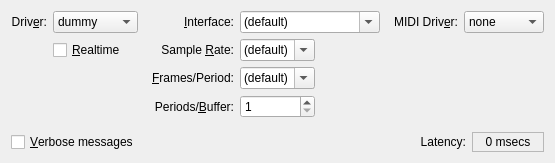
         <widget class="QWidget" name="ParametersTab">
          <attribute name="title">
           <string>Parameters</string>
          </attribute>
          <layout class="QVBoxLayout">
           <item>
            <layout class="QGridLayout">
             <item row="0" column="0">
              <widget class="QLabel" name="DriverTextLabel">
               <property name="font">
                <font>
                 <weight>50</weight>
                 <bold>false</bold>
                </font>
               </property>
               <property name="text">
                <string>Driv&amp;er:</string>
               </property>
               <property name="alignment">
                <set>Qt::AlignRight|Qt::AlignTrailing|Qt::AlignVCenter</set>
               </property>
               <property name="wordWrap">
                <bool>false</bool>
               </property>
               <property name="buddy">
                <cstring>DriverComboBox</cstring>
               </property>
              </widget>
             </item>
             <item row="0" column="1">
              <widget class="QComboBox" name="DriverComboBox">
               <property name="font">
                <font>
                 <weight>50</weight>
                 <bold>false</bold>
                </font>
               </property>
               <property name="toolTip">
                <string>The audio backend driver interface to use</string>
               </property>
               <property name="editable">
                <bool>false</bool>
               </property>
               <item>
                <property name="text">
                 <string>dummy</string>
                </property>
               </item>
               <item>
                <property name="text">
                 <string>sun</string>
                </property>
               </item>
               <item>
                <property name="text">
                 <string>oss</string>
                </property>
               </item>
               <item>
                <property name="text">
                 <string>alsa</string>
                </property>
               </item>
               <item>
                <property name="text">
                 <string>portaudio</string>
                </property>
               </item>
               <item>
                <property name="text">
                 <string>coreaudio</string>
                </property>
               </item>
               <item>
                <property name="text">
                 <string>freebob</string>
                </property>
               </item>
               <item>
                <property name="text">
                 <string>firewire</string>
                </property>
               </item>
               <item>
                <property name="text">
                 <string>net</string>
                </property>
               </item>
               <item>
                <property name="text">
                 <string>netone</string>
                </property>
               </item>
              </widget>
             </item>
             <item row="0" column="2" rowspan="4">
              <spacer>
               <property name="orientation">
                <enum>Qt::Horizontal</enum>
               </property>
               <property name="sizeHint">
                <size>
                 <width>8</width>
                 <height>20</height>
                </size>
               </property>
              </spacer>
             </item>
             <item row="0" column="3">
              <widget class="QLabel" name="InterfaceTextLabel">
               <property name="font">
                <font>
                 <weight>50</weight>
                 <bold>false</bold>
                </font>
               </property>
               <property name="text">
                <string>&amp;Interface:</string>
               </property>
               <property name="alignment">
                <set>Qt::AlignRight|Qt::AlignTrailing|Qt::AlignVCenter</set>
               </property>
               <property name="wordWrap">
                <bool>false</bool>
               </property>
               <property name="buddy">
                <cstring>InterfaceComboBox</cstring>
               </property>
              </widget>
             </item>
             <item row="0" column="4" colspan="2">
              <widget class="qjackctlInterfaceComboBox" name="InterfaceComboBox">
               <property name="minimumSize">
                <size>
                 <width>140</width>
                 <height>0</height>
                </size>
               </property>
               <property name="font">
                <font>
                 <weight>50</weight>
                 <bold>false</bold>
                </font>
               </property>
               <property name="toolTip">
                <string>The PCM device name to use</string>
               </property>
               <property name="editable">
                <bool>true</bool>
               </property>
               <item>
                <property name="text">
                 <string>(default)</string>
                </property>
               </item>
               <item>
                <property name="text">
                 <string>hw:0</string>
                </property>
               </item>
               <item>
                <property name="text">
                 <string>plughw:0</string>
                </property>
               </item>
               <item>
                <property name="text">
                 <string>/dev/audio</string>
                </property>
               </item>
               <item>
                <property name="text">
                 <string>/dev/dsp</string>
                </property>
               </item>
              </widget>
             </item>
             <item row="0" column="6" rowspan="4">
              <spacer>
               <property name="orientation">
                <enum>Qt::Horizontal</enum>
               </property>
               <property name="sizeHint">
                <size>
                 <width>8</width>
                 <height>20</height>
                </size>
               </property>
              </spacer>
             </item>
             <item row="0" column="7">
              <widget class="QLabel" name="MidiDriverTextLabel">
               <property name="font">
                <font>
                 <weight>50</weight>
                 <bold>false</bold>
                </font>
               </property>
               <property name="text">
                <string>MIDI Driv&amp;er:</string>
               </property>
               <property name="alignment">
                <set>Qt::AlignRight|Qt::AlignTrailing|Qt::AlignVCenter</set>
               </property>
               <property name="wordWrap">
                <bool>false</bool>
               </property>
               <property name="buddy">
                <cstring>MidiDriverComboBox</cstring>
               </property>
              </widget>
             </item>
             <item row="0" column="8">
              <widget class="QComboBox" name="MidiDriverComboBox">
               <property name="minimumSize">
                <size>
                 <width>80</width>
                 <height>0</height>
                </size>
               </property>
               <property name="font">
                <font>
                 <weight>50</weight>
                 <bold>false</bold>
                </font>
               </property>
               <property name="toolTip">
                <string>The ALSA MIDI backend driver to use</string>
               </property>
               <property name="editable">
                <bool>false</bool>
               </property>
               <item>
                <property name="text">
                 <string>none</string>
                </property>
               </item>
               <item>
                <property name="text">
                 <string>raw</string>
                </property>
               </item>
               <item>
                <property name="text">
                 <string>seq</string>
                </property>
               </item>
              </widget>
             </item>
             <item row="1" column="1">
              <widget class="QCheckBox" name="RealtimeCheckBox">
               <property name="font">
                <font>
                 <weight>50</weight>
                 <bold>false</bold>
                </font>
               </property>
               <property name="toolTip">
                <string>Use realtime scheduling</string>
               </property>
               <property name="text">
                <string>&amp;Realtime</string>
               </property>
              </widget>
             </item>
             <item row="1" column="3">
              <widget class="QLabel" name="SampleRateTextLabel">
               <property name="font">
                <font>
                 <weight>50</weight>
                 <bold>false</bold>
                </font>
               </property>
               <property name="frameShape">
                <enum>QFrame::NoFrame</enum>
               </property>
               <property name="frameShadow">
                <enum>QFrame::Plain</enum>
               </property>
               <property name="text">
                <string>Sample &amp;Rate:</string>
               </property>
               <property name="alignment">
                <set>Qt::AlignRight|Qt::AlignTrailing|Qt::AlignVCenter</set>
               </property>
               <property name="wordWrap">
                <bool>false</bool>
               </property>
               <property name="buddy">
                <cstring>SampleRateComboBox</cstring>
               </property>
              </widget>
             </item>
             <item row="1" column="4">
              <widget class="QComboBox" name="SampleRateComboBox">
               <property name="font">
                <font>
                 <weight>50</weight>
                 <bold>false</bold>
                </font>
               </property>
               <property name="toolTip">
                <string>Sample rate in frames per second</string>
               </property>
               <property name="editable">
                <bool>true</bool>
               </property>
               <item>
                <property name="text">
                 <string>(default)</string>
                </property>
               </item>
               <item>
                <property name="text">
                 <string>22050</string>
                </property>
               </item>
               <item>
                <property name="text">
                 <string>32000</string>
                </property>
               </item>
               <item>
                <property name="text">
                 <string>44100</string>
                </property>
               </item>
               <item>
                <property name="text">
                 <string>48000</string>
                </property>
               </item>
               <item>
                <property name="text">
                 <string>88200</string>
                </property>
               </item>
               <item>
                <property name="text">
                 <string>96000</string>
                </property>
               </item>
               <item>
                <property name="text">
                 <string>192000</string>
                </property>
               </item>
              </widget>
             </item>
             <item row="1" column="5" rowspan="3">
              <spacer>
               <property name="orientation">
                <enum>Qt::Horizontal</enum>
               </property>
               <property name="sizeHint">
                <size>
                 <width>8</width>
                 <height>20</height>
                </size>
               </property>
              </spacer>
             </item>
             <item row="2" column="3">
              <widget class="QLabel" name="FramesTextLabel">
               <property name="font">
                <font>
                 <weight>50</weight>
                 <bold>false</bold>
                </font>
               </property>
               <property name="text">
                <string>&amp;Frames/Period:</string>
               </property>
               <property name="alignment">
                <set>Qt::AlignRight|Qt::AlignTrailing|Qt::AlignVCenter</set>
               </property>
               <property name="wordWrap">
                <bool>false</bool>
               </property>
               <property name="buddy">
                <cstring>FramesComboBox</cstring>
               </property>
              </widget>
             </item>
             <item row="2" column="4">
              <widget class="QComboBox" name="FramesComboBox">
               <property name="font">
                <font>
                 <weight>50</weight>
                 <bold>false</bold>
                </font>
               </property>
               <property name="toolTip">
                <string>Frames per period between process() calls</string>
               </property>
               <property name="editable">
                <bool>true</bool>
               </property>
               <item>
                <property name="text">
                 <string>(default)</string>
                </property>
               </item>
               <item>
                <property name="text">
                 <string>16</string>
                </property>
               </item>
               <item>
                <property name="text">
                 <string>32</string>
                </property>
               </item>
               <item>
                <property name="text">
                 <string>64</string>
                </property>
               </item>
               <item>
                <property name="text">
                 <string>128</string>
                </property>
               </item>
               <item>
                <property name="text">
                 <string>256</string>
                </property>
               </item>
               <item>
                <property name="text">
                 <string>512</string>
                </property>
               </item>
               <item>
                <property name="text">
                 <string>1024</string>
                </property>
               </item>
               <item>
                <property name="text">
                 <string>2048</string>
                </property>
               </item>
               <item>
                <property name="text">
                 <string>4096</string>
                </property>
               </item>
              </widget>
             </item>
             <item row="3" column="3">
              <widget class="QLabel" name="PeriodsTextLabel">
               <property name="font">
                <font>
                 <weight>50</weight>
                 <bold>false</bold>
                </font>
               </property>
               <property name="text">
                <string>Periods/&amp;Buffer:</string>
               </property>
               <property name="alignment">
                <set>Qt::AlignRight|Qt::AlignTrailing|Qt::AlignVCenter</set>
               </property>
               <property name="wordWrap">
                <bool>false</bool>
               </property>
               <property name="buddy">
                <cstring>PeriodsSpinBox</cstring>
               </property>
              </widget>
             </item>
             <item row="3" column="4">
              <widget class="qjackctlPeriodsSpinBox" name="PeriodsSpinBox">
               <property name="font">
                <font>
                 <weight>50</weight>
                 <bold>false</bold>
                </font>
               </property>
               <property name="toolTip">
                <string>Number of periods in the hardware buffer</string>
               </property>
               <property name="minimum">
                <number>1</number>
               </property>
               <property name="maximum">
                <number>999</number>
               </property>
               <property name="value">
                <number>1</number>
               </property>
              </widget>
             </item>
            </layout>
           </item>
           <item>
            <spacer>
             <property name="orientation">
              <enum>Qt::Vertical</enum>
             </property>
             <property name="sizeHint">
              <size>
               <width>20</width>
               <height>8</height>
              </size>
             </property>
            </spacer>
           </item>
           <item>
            <layout class="QHBoxLayout">
             <item>
              <widget class="QCheckBox" name="VerboseCheckBox">
               <property name="font">
                <font>
                 <weight>50</weight>
                 <bold>false</bold>
                </font>
               </property>
               <property name="toolTip">
                <string>Whether to give verbose output on messages</string>
               </property>
               <property name="text">
                <string>&amp;Verbose messages</string>
               </property>
              </widget>
             </item>
             <item>
              <spacer>
               <property name="orientation">
                <enum>Qt::Horizontal</enum>
               </property>
               <property name="sizeHint">
                <size>
                 <width>8</width>
                 <height>20</height>
                </size>
               </property>
              </spacer>
             </item>
             <item>
              <widget class="QLabel" name="LatencyTextLabel">
               <property name="font">
                <font>
                 <weight>50</weight>
                 <bold>false</bold>
                </font>
               </property>
               <property name="frameShape">
                <enum>QFrame::NoFrame</enum>
               </property>
               <property name="frameShadow">
                <enum>QFrame::Plain</enum>
               </property>
               <property name="text">
                <string>Latency:</string>
               </property>
               <property name="alignment">
                <set>Qt::AlignRight|Qt::AlignTrailing|Qt::AlignVCenter</set>
               </property>
               <property name="wordWrap">
                <bool>false</bool>
               </property>
              </widget>
             </item>
             <item>
              <widget class="QLabel" name="LatencyTextValue">
               <property name="minimumSize">
                <size>
                 <width>72</width>
                 <height>0</height>
                </size>
               </property>
               <property name="font">
                <font>
                 <weight>50</weight>
                 <bold>false</bold>
                </font>
               </property>
               <property name="toolTip">
                <string>Output latency in milliseconds, calculated based on the period, rate and buffer settings</string>
               </property>
               <property name="frameShape">
                <enum>QFrame::StyledPanel</enum>
               </property>
               <property name="frameShadow">
                <enum>QFrame::Sunken</enum>
               </property>
               <property name="text">
                <string>0 msecs</string>
               </property>
               <property name="alignment">
                <set>Qt::AlignCenter</set>
               </property>
               <property name="wordWrap">
                <bool>false</bool>
               </property>
              </widget>
             </item>
            </layout>
           </item>
          </layout>
         </widget>
